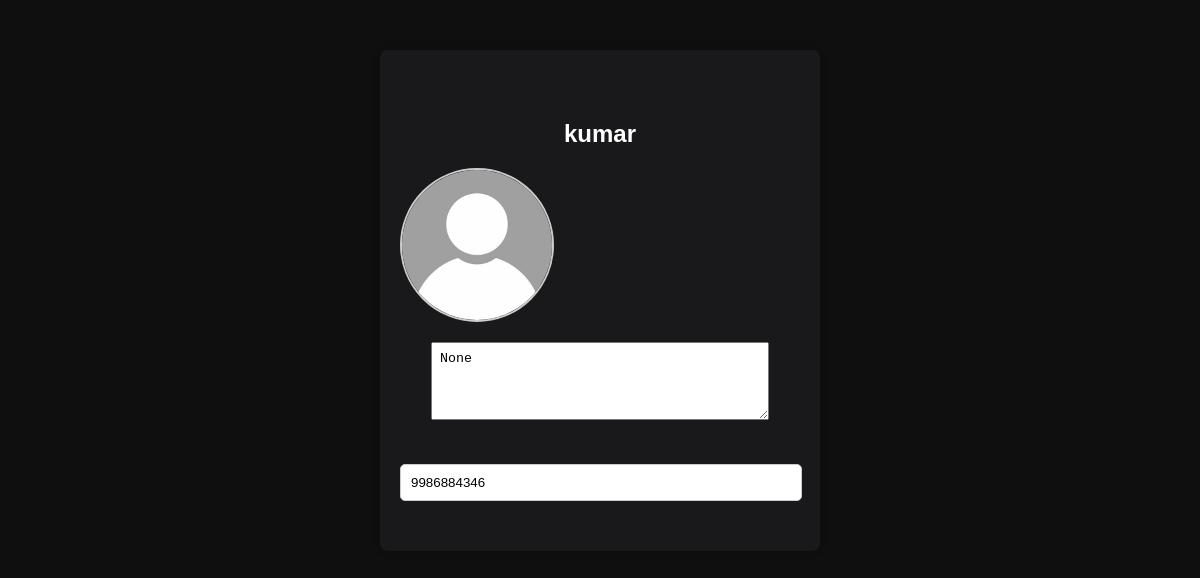
Screenshot of /home/profile/view/13 (signed in) with the database file from the repository.
### myapp/models.py (models this page shows, shortened)
class User(AbstractUser):
    is_user=models.BooleanField('is_user',default=False)
    is_admin=models.BooleanField('is_admin',default=False)
    location=models.CharField(max_length=255,null=True,blank=True)
    profile=models.ImageField(upload_to="profile/user_profile/")
    phonenumber=models.CharField(max_length=15,default=0,blank=False,null=False)
    about=models.TextField(max_length=255,null=True,blank=True)

### myapp/views.py (the view)
# urls.py: path("home/profile/view/<int:id>",views.profile_view,name="profile_view"),
def profile_view(request,id):
    user=User.objects.get(pk=id)
    return render(request,'profile_view.html')

### templates/profile_view.html (shortened to what this page needs)
{% load static %}
<!DOCTYPE html>
<html lang="en">
<head>
</head>
<body>
<div class="box">
  <div class="profile-container">
    <h2>{{ user.username }}</h2>
      <div class="profile-image" id="profile-image">
        {% if request.user.profile %}
            <img src="{{ user.profile.url }}" alt="Profile Picture">
        {% else %}
            <img src="{% static "img/default.png" %}" alt="">
        {% endif %}
      </div>
      <div class="input-field">
        <textarea class="bio-input" id="bio" name="bio" rows="4" readonly>{{ user.about }}</textarea>
      </div>
      <div class="input-field">
        <input type="tel" id="phone" name="phone" placeholder="Phone Number" readonly value={{ user.phonenumber }}>
      </div>
  </div>
</div>
</body>
</html>

### templates/profile_view.html (style rules this page uses)
body { font-family: Arial, sans-serif; background-color: #f7f7f7; margin: 0; padding: 0; background-color: hsl(0, 0%, 6%); }
.profile-container { text-align: center; margin-top: 50px; }
.profile-image { width: 150px; height: 150px; border-radius: 50%; border: 2px solid #ccc; overflow: hidden; margin-bottom: 20px; }
.profile-image img { width: 100%; height: 100%; object-fit: cover; }
.bio-input { width: 80%; padding: 8px; margin-bottom: 20px; }
.input-field { margin-bottom: 20px; }
.box { max-width: 400px; margin: 50px auto; padding: 20px; background-color: #fff; border-radius: 8px; box-shadow: 0 0 10px rgba(0, 0, 0, 0.1); position: relative; background-color: hsla(240, 6%, 15%, 0.5); color:white; }
#email, #phone { width: calc(100% - 20px); padding: 10px; border: 1px solid #ccc; border-radius: 5px; margin-bottom: 10px; }

### rows the page displays
User: username "kumar", bio "None", phone "9986884346"
